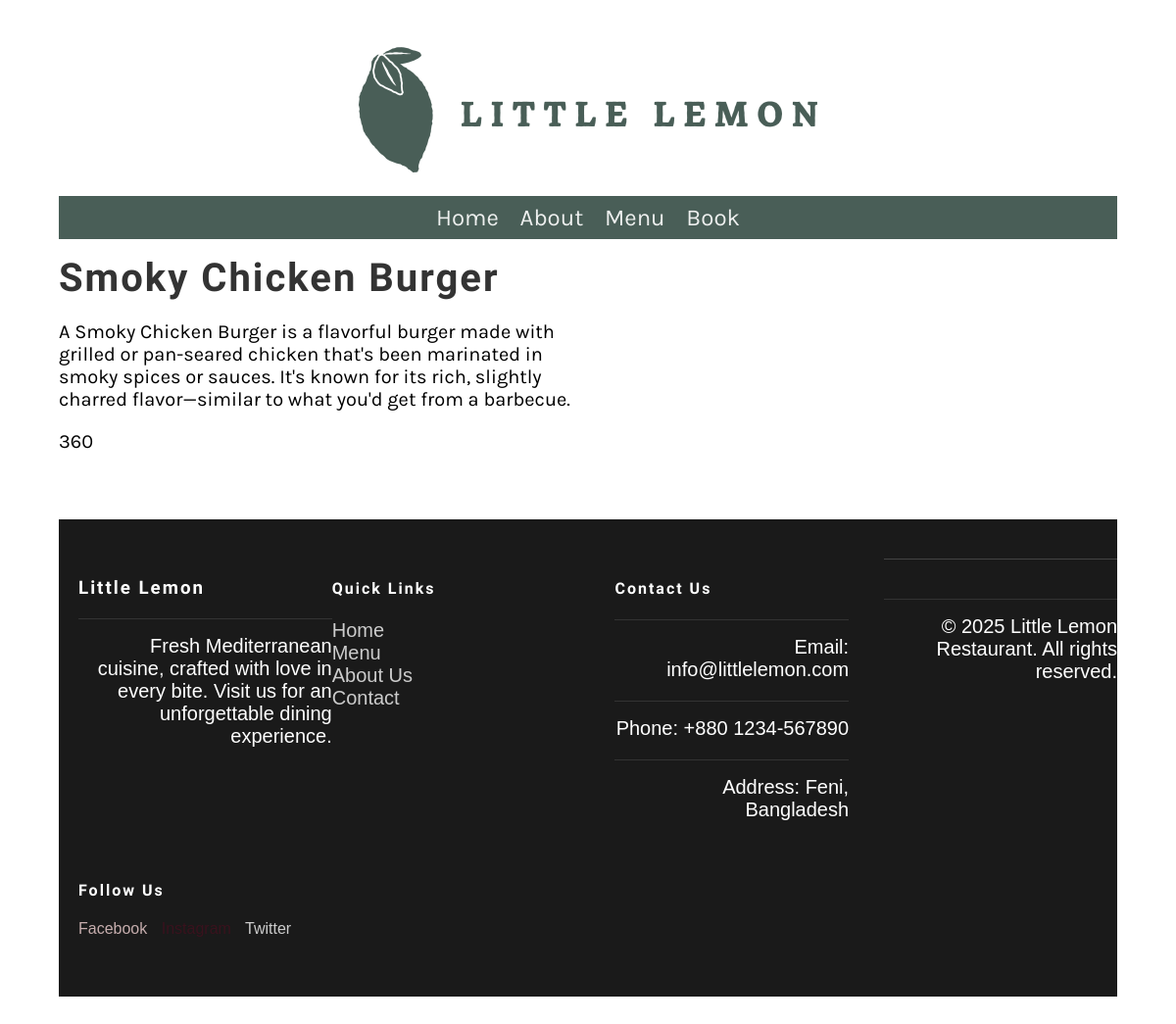
The app's page /menu_item/3 with its own data.
### restaurant/models.py (models this page shows, shortened)
class Menu(models.Model):
   name = models.CharField(max_length=255)
   price = models.IntegerField()
   description = models.CharField(max_length=1000,default='')

### restaurant/views.py (the view)
# urls.py: path('menu_item/<int:pk>', views.display_menu_item,name = 'menu_item'),
def display_menu_item(request,pk=None):
    if pk:
        menu_item = Menu.objects.get(pk=pk)
    else:
        menu_item = ''
    return render(request, 'menu_item.html', {'menu_item' : menu_item})

### restaurant/templates/menu_item.html
{% extends 'base.html'%}
{% block content %}
<div class = 'row'>
    <div class = 'column'>
        <h2>{{menu_item.name}}</h2>
        <p> {{menu_item.description}}</p>
        <p>{{menu_item.price}}</p>
    </div>
</div>
{% endblock %}

### restaurant/static/css/style.css (style rules this page uses)
body { font-family: 'Karla', sans-serif; margin-top: 3rem; margin-bottom: 3rem; margin-left: 5%; margin-right: 5%; }
h1, h2, h3, h4, h5, h6 { font-family: 'Markazi Text', serif; letter-spacing: 2px;; }
h2 { font-size: 2.5rem; color: #333333; margin:1rem 0; }
p, ul { font-size: 1.25rem;; }
.row { display: flex; flex-direction: row; width: 100%; padding-bottom: 1rem; }
.column { flex-basis: 50%; margin-bottom: 1rem; padding-bottom: 1rem; }

### records on screen
Menu: name "Smoky Chicken Burger", description "A Smoky Chicken Burger is a flavorful burger made with grilled or pan-seared chicken that's been marinated in smoky spices or sauces. It's known for its rich, slightly charred flavor—similar to what you'd get from a barbecue.", price "360"
